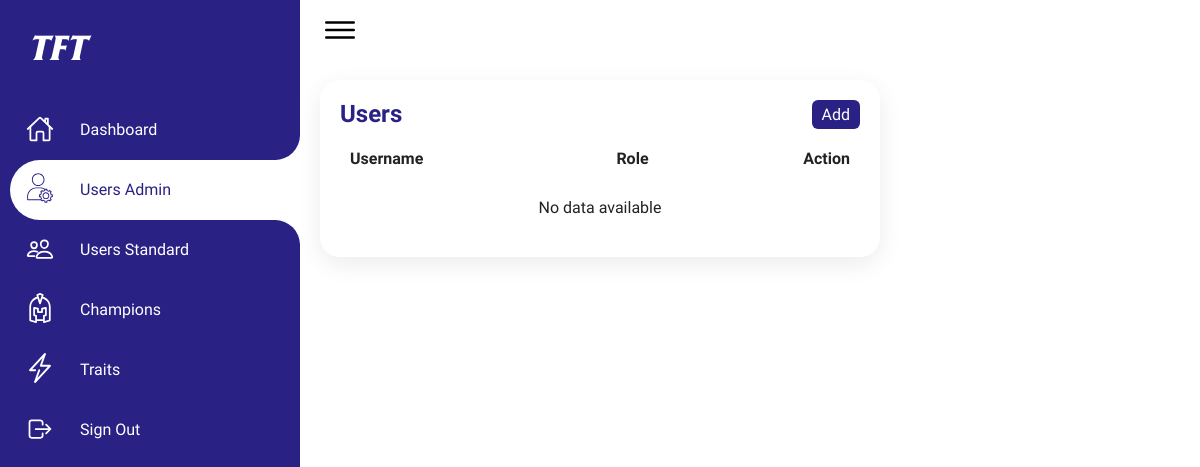
The page /dashboard/users/usersadmin.php on the database as committed earlier.
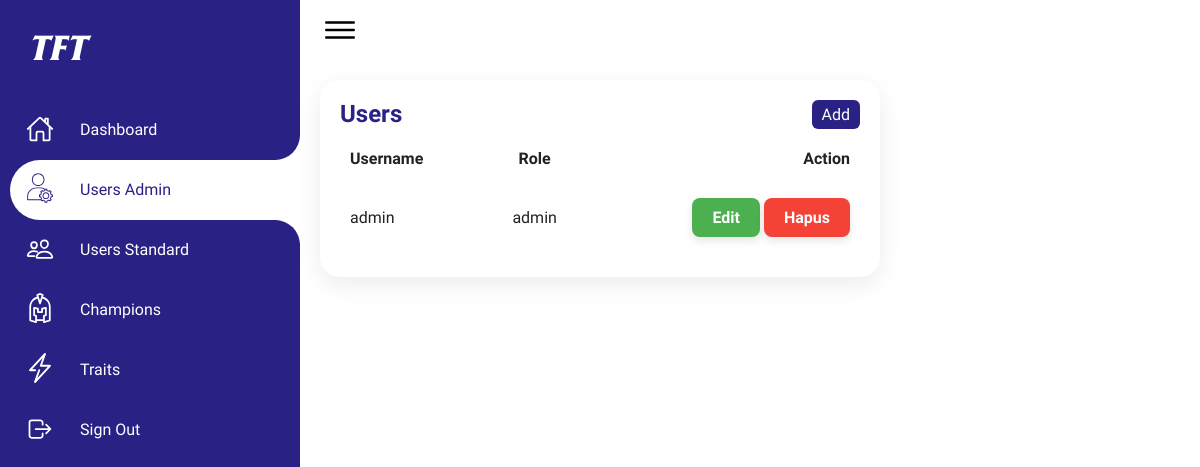
The same page on the database as committed later.
### tables this page shows
CREATE TABLE `users` (
  `id` int(11) NOT NULL,
  `username` varchar(20) NOT NULL,
  `password` varchar(200) NOT NULL,
  `role` varchar(10) NOT NULL
);

### dashboard/users/usersadmin.php (the view, shortened to what this page needs)
<!DOCTYPE html>
<html lang="en">
<head>
    <link rel="stylesheet" href="../../public/styles/users.css">
</head>
<body>
    <div class="container">
        <div class="navigation">
            <ul>
                <li>
                    <a href="#">
                        <span class="icon">
                            <span class="title">TFT</span>
                        </span>
                    </a>
                </li>
                <li>
                    <a href="../index.php">
                        <span class="icon">
                            <ion-icon name="home-outline"></ion-icon>
                        </span>
                        <span class="title">Dashboard</span>
                    </a>
                </li>
                <li class='active'>
                    <a href="usersadmin.php">
                        <span class="icon">
                        </span>
                        <span class="title">Users Admin</span>
                    </a>
                </li>
                <li>
                    <a href="usersstandard.php">
                        <span class="icon">
                            <ion-icon name="people-outline"></ion-icon>
                        </span>
                        <span class="title">Users Standard</span>
                    </a>
                </li>
                <li>
                    <a href="../champions/champions.php">
                        <span class="icon">
                        </span>
                        <span class="title">Champions</span>
                    </a>
                </li>
                <li>
                    <a href="../traits/traits.php">
                        <span class="icon">
                        </span>
                        <span class="title">Traits</span>
                    </a>
                </li>
                <li>
                    <a href="../logout.php">
                        <span class="icon">
                            <ion-icon name="log-out-outline"></ion-icon>
                        </span>
                        <span class="title">Sign Out</span>
                    </a>
                </li>
            </ul>
        </div>
        <div class="main">
            <div class="topbar">
                <div class="toggle">
                    <ion-icon name="menu-outline"></ion-icon>
                </div>
            </div>
            <div class="details">
                <div class="listUsers">
                    <div class="cardHeader">
                        <h2>Users</h2>
                        <a href="#" class="btn btn-add">Add</a>
                    </div>
                    <table>
                        <thead>
                            <tr>
                                <td>Username</td>
                                <td>Role</td>
                                <td>Action</td>
                            </tr>
                        </thead>
                        <tbody>
                            <?php
                            include "../../backend/main.php";
                            $data = mysqli_query($conn, "select * from users where role='admin'");
                            if(mysqli_num_rows($data) > 0) {
                                while($d = mysqli_fetch_array($data)) {
                                    ?>
                                    <tr>
                                        <td><?php echo $d['username']; ?></td>
                                        <td><?php echo $d['role']; ?></td>
                                        <td class='action'>
                                            <a href="#" data-id="<?php echo $d['id']; ?>" data-username="<?php echo $d['username']; ?>" data-role="<?php echo $d['role']; ?>"  data-file="<?php echo 'usersadmin'; ?>" class="btn btn-edit">Edit</a>
                                            <a href="#" data-id="<?php echo $d['id']; ?>" data-file="<?php echo 'usersadmin'; ?>" class="btn btn-delete">Hapus</a>
                                        </td>
                                    </tr>
                                    <?php
                                }
                            } else {
                                ?>
                                    <tr class="no-data">
                                        <td colspan="3" style="text-align: center;">No data available</td>
                                    </tr>
                                    <?php
                            }
                            ?>
                        </tbody>
                    </table>
                </div>
            </div>
        </div>
    </div>
</body>
</html>

Rows that differ between the two databases and show on the page:
added users: username "admin", role "admin"
Other text that changed with them:
text no longer shown: "No data available"
